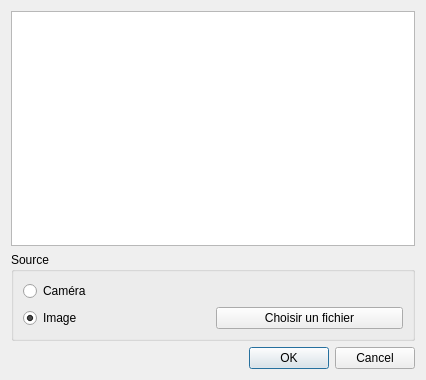
<?xml version="1.0" encoding="UTF-8"?>
<ui version="4.0">
 <class>QrDialog</class>
 <widget class="QDialog" name="QrDialog">
  <property name="geometry">
   <rect>
    <x>0</x>
    <y>0</y>
    <width>426</width>
    <height>380</height>
   </rect>
  </property>
  <property name="windowTitle">
   <string>Dialog</string>
  </property>
  <layout class="QVBoxLayout" name="verticalLayout">
   <item>
    <widget class="QGraphicsView" name="graphicsView"/>
   </item>
   <item>
    <widget class="QGroupBox" name="groupBox">
     <property name="title">
      <string>Source</string>
     </property>
     <layout class="QGridLayout" name="gridLayout">
      <item row="1" column="0">
       <widget class="QRadioButton" name="picture_radio">
        <property name="text">
         <string>Image</string>
        </property>
        <property name="checked">
         <bool>true</bool>
        </property>
        <attribute name="buttonGroup">
         <string notr="true">source_group</string>
        </attribute>
       </widget>
      </item>
      <item row="1" column="1">
       <widget class="QPushButton" name="pushButton">
        <property name="text">
         <string>Choisir un fichier</string>
        </property>
       </widget>
      </item>
      <item row="0" column="0" colspan="2">
       <widget class="QRadioButton" name="camera_radio">
        <property name="text">
         <string>Caméra</string>
        </property>
        <attribute name="buttonGroup">
         <string notr="true">source_group</string>
        </attribute>
       </widget>
      </item>
     </layout>
    </widget>
   </item>
   <item>
    <widget class="QDialogButtonBox" name="buttonBox">
     <property name="orientation">
      <enum>Qt::Horizontal</enum>
     </property>
     <property name="standardButtons">
      <set>QDialogButtonBox::Cancel|QDialogButtonBox::Ok</set>
     </property>
    </widget>
   </item>
  </layout>
 </widget>
 <resources/>
 <connections>
  <connection>
   <sender>buttonBox</sender>
   <signal>accepted()</signal>
   <receiver>QrDialog</receiver>
   <slot>accept()</slot>
   <hints>
    <hint type="sourcelabel">
     <x>248</x>
     <y>254</y>
    </hint>
    <hint type="destinationlabel">
     <x>157</x>
     <y>274</y>
    </hint>
   </hints>
  </connection>
  <connection>
   <sender>buttonBox</sender>
   <signal>rejected()</signal>
   <receiver>QrDialog</receiver>
   <slot>reject()</slot>
   <hints>
    <hint type="sourcelabel">
     <x>316</x>
     <y>260</y>
    </hint>
    <hint type="destinationlabel">
     <x>286</x>
     <y>274</y>
    </hint>
   </hints>
  </connection>
 </connections>
 <buttongroups>
  <buttongroup name="source_group"/>
 </buttongroups>
</ui>
